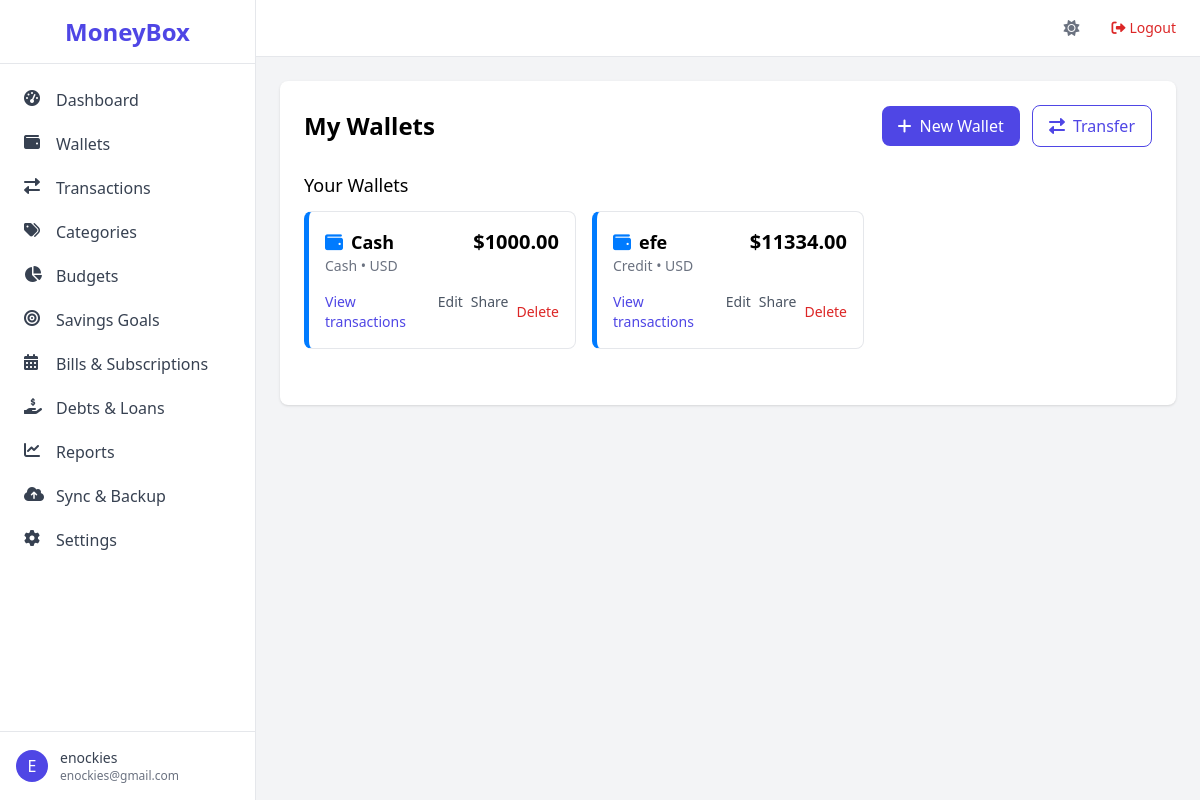
The app's page /wallets/ (signed in) with its own data.
### app/models.py (models this page shows, shortened)
class User(UserMixin, db.Model):
    id = db.Column(db.Integer, primary_key=True)
    username = db.Column(db.String(64), unique=True, nullable=False)
    email = db.Column(db.String(120), unique=True, nullable=False)
    password_hash = db.Column(db.String(128))
    created_at = db.Column(db.DateTime, default=datetime.utcnow)
    is_active = db.Column(db.Boolean, default=True)
    email_verified = db.Column(db.Boolean, default=False)
    email_verification_token = db.Column(db.String(100))
    two_factor_enabled = db.Column(db.Boolean, default=False)
    two_factor_secret = db.Column(db.String(32))
    passcode = db.Column(db.String(128))
    biometric_enabled = db.Column(db.Boolean, default=False)
    is_admin = db.Column(db.Boolean, default=False)
    biometric_enabled = db.Column(db.Boolean, default=False)
    is_admin = db.Column(db.Boolean, default=False)
    health_score = db.Column(db.Integer, default=0)
    health_score_updated_at = db.Column(db.DateTime)
    preferences = db.relationship('UserPreference', uselist=False, backref='user', cascade='all, delete-orphan')
    devices = db.relationship('UserDevice', backref='user', lazy='dynamic', cascade='all, delete-orphan')
    wallets = db.relationship('Wallet', backref='user', lazy='dynamic', cascade='all, delete-orphan')
    categories = db.relationship('Category', backref='user', lazy='dynamic', cascade='all, delete-orphan')
    transactions = db.relationship('Transaction', backref='user', lazy='dynamic', cascade='all, delete-orphan')
    budgets = db.relationship('Budget', backref='user', lazy='dynamic', cascade='all, delete-orphan')
    savings_goals = db.relationship('SavingsGoal', backref='user', lazy='dynamic', cascade='all, delete-orphan')
    bills = db.relationship('Bill', backref='user', lazy='dynamic', cascade='all, delete-orphan')
    debts = db.relationship('Debt', backref='user', lazy='dynamic', cascade='all, delete-orphan')
    loans = db.relationship('Loan', backref='user', lazy='dynamic', cascade='all, delete-orphan')
    recurring_transactions = db.relationship('RecurringTransaction', backref='user', lazy='dynamic', cascade='all, delete-orphan')
    shared_wallets = db.relationship('SharedWallet', foreign_keys='SharedWallet.user_id', backref='owner_user', lazy='dynamic')
    shared_with_me = db.relationship('SharedWallet', foreign_keys='SharedWallet.shared_with_user_id', backref='shared_user', lazy='dynamic')
    backup_tokens = db.relationship('BackupToken', backref='user', lazy='dynamic', cascade='all, delete-orphan')
    login_history = db.relationship('LoginHistory', backref='user', lazy='dynamic', cascade='all, delete-orphan')

class Wallet(db.Model):
    id = db.Column(db.Integer, primary_key=True)
    name = db.Column(db.String(64), nullable=False)
    type = db.Column(db.String(20))
    balance = db.Column(db.Numeric(12,2), default=0)
    currency = db.Column(db.String(3), default='USD')
    icon = db.Column(db.String(50), default='wallet')
    color = db.Column(db.String(7), default='#007bff')
    is_hidden = db.Column(db.Boolean, default=False)
    is_shared = db.Column(db.Boolean, default=False)
    notes = db.Column(db.Text)
    user_id = db.Column(db.Integer, db.ForeignKey('user.id'), nullable=False)
    bank_account_id = db.Column(db.String(100))
    bank_last_sync = db.Column(db.DateTime)
    transactions = db.relationship('Transaction', foreign_keys='Transaction.wallet_id', backref='wallet', lazy='dynamic')
    transfer_from = db.relationship('Transaction', foreign_keys='Transaction.transfer_target_wallet_id', backref='target_wallet', lazy='dynamic')
    shared_with = db.relationship('SharedWallet', backref='wallet', lazy='dynamic', cascade='all, delete-orphan')

### app/routes/wallets.py (the view)
@bp.route('/')
@login_required
def list_wallets():
    owned = Wallet.query.filter_by(user_id=current_user.id, is_hidden=False).all()
    shared_ids = [sw.wallet_id for sw in SharedWallet.query.filter_by(shared_with_user_id=current_user.id).all()]
    shared = Wallet.query.filter(Wallet.id.in_(shared_ids), Wallet.is_hidden==False).all()
    return render_template('wallets/list.html', owned=owned, shared=shared)

### app/models.py (called while the page is built)
@login_manager.user_loader
def load_user(user_id):
    return User.query.get(int(user_id))

### app/templates/wallets/list.html (shortened to what this page needs)
{% extends "base.html" %}
{% block content %}
<div class="bg-white rounded-lg shadow p-6">
    <div class="flex justify-between items-center mb-6">
        <h2 class="text-2xl font-semibold">My Wallets</h2>
        <div class="space-x-2">
            <a href="{{ url_for('wallets.create_wallet') }}" class="inline-flex items-center px-4 py-2 bg-indigo-600 text-white rounded-lg hover:bg-indigo-700">
                <i class="fas fa-plus mr-2"></i>New Wallet
            </a>
            <a href="{{ url_for('wallets.transfer') }}" class="inline-flex items-center px-4 py-2 border border-indigo-600 text-indigo-600 rounded-lg hover:bg-indigo-50">
                <i class="fas fa-exchange-alt mr-2"></i>Transfer
            </a>
        </div>
    </div>
    <h3 class="text-lg font-medium mb-3">Your Wallets</h3>
    <div class="grid grid-cols-1 md:grid-cols-2 lg:grid-cols-3 gap-4 mb-8">
        {% for wallet in owned %}
        <div class="border rounded-lg p-4 hover:shadow-md transition" style="border-left: 5px solid {{ wallet.color }};">
            <div class="flex justify-between items-start">
                <div>
                    <h4 class="font-semibold text-lg flex items-center">
                        <i class="fas fa-{{ wallet.icon }} mr-2" style="color: {{ wallet.color }};"></i>
                        {{ wallet.name }}
                    </h4>
                    <p class="text-sm text-gray-500">{{ wallet.type|capitalize }} • {{ wallet.currency }}</p>
                </div>
                <p class="text-xl font-bold">${{ "%.2f"|format(wallet.balance) }}</p>
            </div>
            <div class="mt-4 flex space-x-2">
                <a href="{{ url_for('transactions.list_transactions', wallet=wallet.id) }}" class="text-sm text-indigo-600 hover:underline">View transactions</a>
                <a href="{{ url_for('wallets.edit_wallet', wallet_id=wallet.id) }}" class="text-sm text-gray-600 hover:underline">Edit</a>
                <a href="{{ url_for('wallets.share_wallet', wallet_id=wallet.id) }}" class="text-sm text-gray-600 hover:underline">Share</a>
                <button @click="openDeleteModal({{ wallet.id }})" class="text-sm text-red-600 hover:underline">Delete</button>
            </div>
        </div>
        {% else %}
        <p class="col-span-3 text-gray-500">No wallets yet. Create your first wallet!</p>
        {% endfor %}
    </div>
</div>
{% endblock %}

### app/templates/base.html (shortened to what this page needs)
<!DOCTYPE html>
<html lang="en">
<head>
    <script src="https://cdn.tailwindcss.com"></script>
    <link rel="stylesheet" href="https://cdnjs.cloudflare.com/ajax/libs/font-awesome/6.0.0-beta3/css/all.min.css">
</head>
<body class="bg-gray-100 font-sans antialiased" x-data="{ sidebarOpen: false }">
    <div class="flex h-screen bg-gray-100">
        <aside class="hidden md:flex md:flex-shrink-0">
            <div class="flex flex-col w-64 bg-white border-r border-gray-200">
                <div class="flex items-center justify-center h-16 border-b border-gray-200">
                    <span class="text-2xl font-bold text-indigo-600">MoneyBox</span>
                </div>
                <nav class="flex-1 overflow-y-auto py-4">
                    <ul class="space-y-1">
                        <li>
                            <a href="{{ url_for('main.dashboard') }}" class="flex items-center px-4 py-2 text-gray-700 hover:bg-indigo-50 hover:text-indigo-600 rounded-lg mx-2">
                                <i class="fas fa-tachometer-alt w-5 h-5 mr-3"></i>Dashboard
                            </a>
                        </li>
                        <li>
                            <a href="{{ url_for('wallets.list_wallets') }}" class="flex items-center px-4 py-2 text-gray-700 hover:bg-indigo-50 hover:text-indigo-600 rounded-lg mx-2">
                                <i class="fas fa-wallet w-5 h-5 mr-3"></i>Wallets
                            </a>
                        </li>
                        <li>
                            <a href="{{ url_for('transactions.list_transactions') }}" class="flex items-center px-4 py-2 text-gray-700 hover:bg-indigo-50 hover:text-indigo-600 rounded-lg mx-2">
                                <i class="fas fa-exchange-alt w-5 h-5 mr-3"></i>Transactions
                            </a>
                        </li>
                        <li>
                            <a href="{{ url_for('categories.list_categories') }}" class="flex items-center px-4 py-2 text-gray-700 hover:bg-indigo-50 hover:text-indigo-600 rounded-lg mx-2">
                                <i class="fas fa-tags w-5 h-5 mr-3"></i>Categories
                            </a>
                        </li>
                        <li>
                            <a href="{{ url_for('budgets.list_budgets') }}" class="flex items-center px-4 py-2 text-gray-700 hover:bg-indigo-50 hover:text-indigo-600 rounded-lg mx-2">
                                <i class="fas fa-chart-pie w-5 h-5 mr-3"></i>Budgets
                            </a>
                        </li>
                        <li>
                            <a href="{{ url_for('savings.list_goals') }}" class="flex items-center px-4 py-2 text-gray-700 hover:bg-indigo-50 hover:text-indigo-600 rounded-lg mx-2">
                                <i class="fas fa-bullseye w-5 h-5 mr-3"></i>Savings Goals
                            </a>
                        </li>
                        <li>
                            <a href="{{ url_for('bills.list_bills') }}" class="flex items-center px-4 py-2 text-gray-700 hover:bg-indigo-50 hover:text-indigo-600 rounded-lg mx-2">
                                <i class="fas fa-calendar-alt w-5 h-5 mr-3"></i>Bills & Subscriptions
                            </a>
                        </li>
                        <li>
                            <a href="{{ url_for('debts.list_debts') }}" class="flex items-center px-4 py-2 text-gray-700 hover:bg-indigo-50 hover:text-indigo-600 rounded-lg mx-2">
                                <i class="fas fa-hand-holding-usd w-5 h-5 mr-3"></i>Debts & Loans
                            </a>
                        </li>
                        <li>
                            <a href="{{ url_for('reports.reports') }}" class="flex items-center px-4 py-2 text-gray-700 hover:bg-indigo-50 hover:text-indigo-600 rounded-lg mx-2">
                                <i class="fas fa-chart-line w-5 h-5 mr-3"></i>Reports
                            </a>
                        </li>
                        <li>
                            <a href="{{ url_for('sync.sync_dashboard') }}" class="flex items-center px-4 py-2 text-gray-700 hover:bg-indigo-50 hover:text-indigo-600 rounded-lg mx-2">
                                <i class="fas fa-cloud-upload-alt w-5 h-5 mr-3"></i>Sync & Backup
                            </a>
                        </li>
                        <li>
                            <a href="{{ url_for('settings.profile') }}" class="flex items-center px-4 py-2 text-gray-700 hover:bg-indigo-50 hover:text-indigo-600 rounded-lg mx-2">
                                <i class="fas fa-cog w-5 h-5 mr-3"></i>Settings
                            </a>
                        </li>
                    </ul>
                </nav>
                <div class="border-t border-gray-200 p-4">
                    <div class="flex items-center">
                        <div class="flex-shrink-0">
                            <span class="inline-block h-8 w-8 rounded-full bg-indigo-600 text-white flex items-center justify-center">{{ current_user.username[0]|upper }}</span>
                        </div>
                        <div class="ml-3">
                            <p class="text-sm font-medium text-gray-700">{{ current_user.username }}</p>
                            <p class="text-xs text-gray-500">{{ current_user.email }}</p>
                        </div>
                    </div>
                </div>
            </div>
        </aside>
        <div class="flex-1 flex flex-col overflow-hidden">
            <header class="bg-white border-b border-gray-200 py-4 px-6 flex items-center justify-between">
                <div class="flex-1 flex justify-end items-center space-x-4">
                    <button id="theme-toggle" class="text-gray-500 focus:outline-none">
                        <i class="fas fa-sun" id="theme-icon"></i>
                    </button>
                    <a href="{{ url_for('auth.logout') }}" class="text-sm text-red-600 hover:text-red-800"><i class="fas fa-sign-out-alt mr-1"></i>Logout</a>
                </div>
            </header>
            <main class="flex-1 overflow-y-auto p-6">
                {% block content %}{% endblock %}
            </main>
        </div>
    </div>
</body>
</html>

### records on screen
User: username "E", username "enockies", email "enockies@gmail.com"
Wallet: name "Cash", type "Cash", currency "USD", balance "1000.00"
Wallet: name "efe", type "Credit", currency "USD", balance "11334.00"
